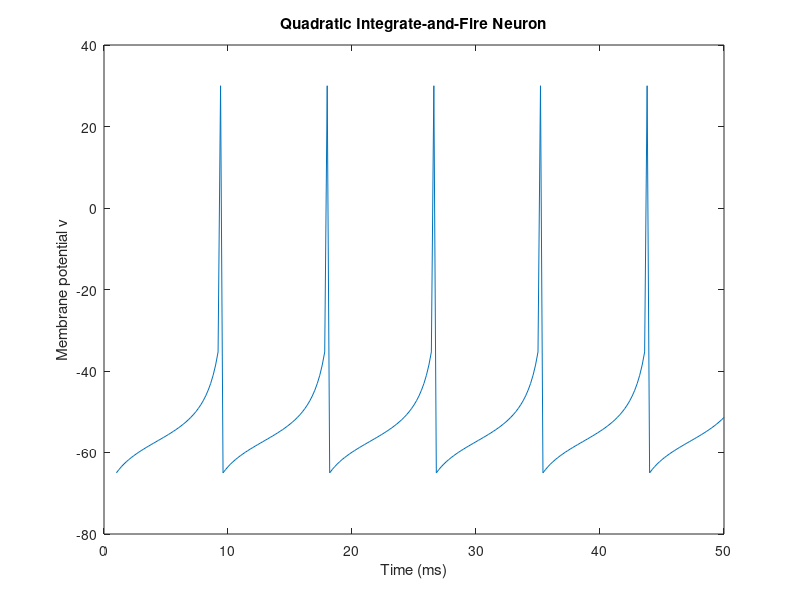

This figure's MATLAB source:
function QIFNeuronDemo
% Simualates a quadratic integrate-and-fire neuron using the Euler method


dt = 0.2; % Euler method step size

Tmax = 50; % simulation time

T = 1:dt:Tmax; % time points


I = 20; % base current

% Parameters
R = 1;
tau = 5;
vr = -65;
vc = -50;
a = 0.2;


% Initial values
v(1) = -65;


% SIMULATE

for t = 1:length(T)-1
         
   % Update v
   v(t+1) = v(t)+dt*((a*(vr-v(t))*(vc-v(t))+R*I)/tau);
   
   % Reset the neuron if it has spiked
   if v(t+1) >= -30
      v(t) = 30; % Dirac pulse
      v(t+1) = vr;
   end      

end

plot(1:dt:Tmax,v)
xlabel('Time (ms)')
ylabel('Membrane potential v')
title('Quadratic Integrate-and-Fire Neuron')
